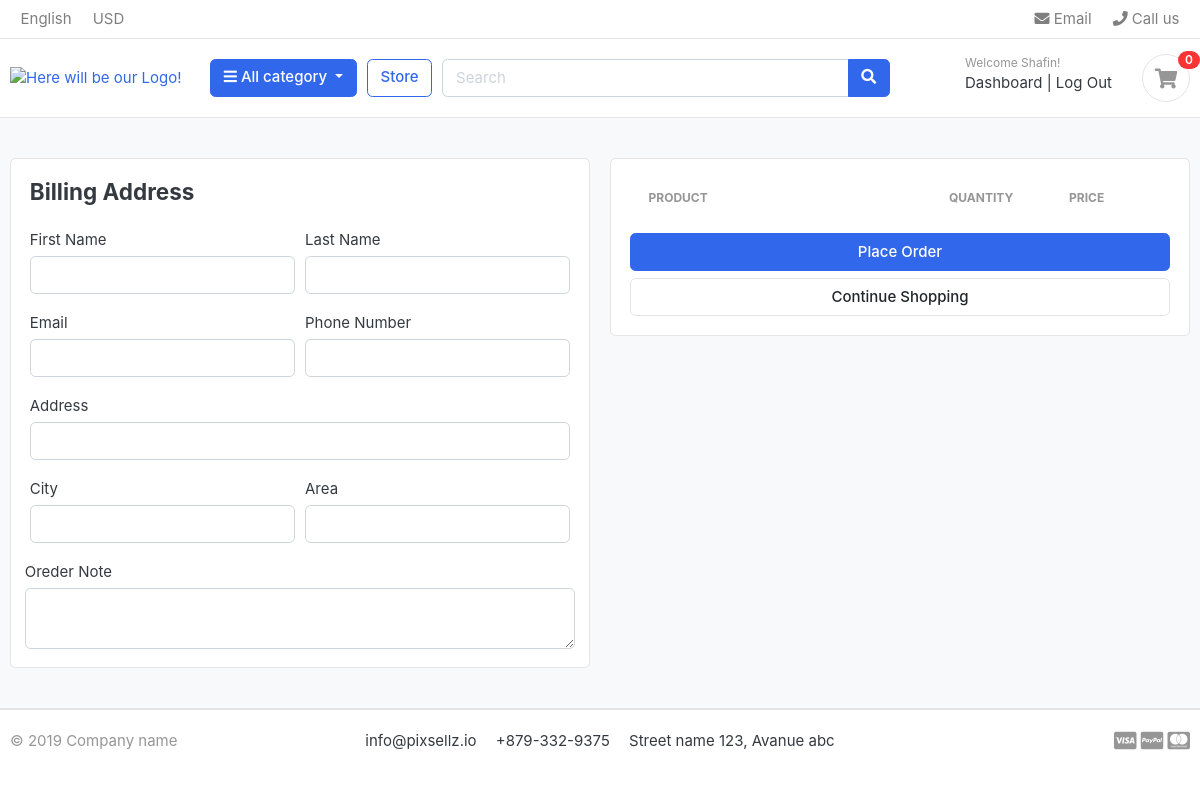
The page /cart/checkout/ (signed in) on the database as committed earlier.
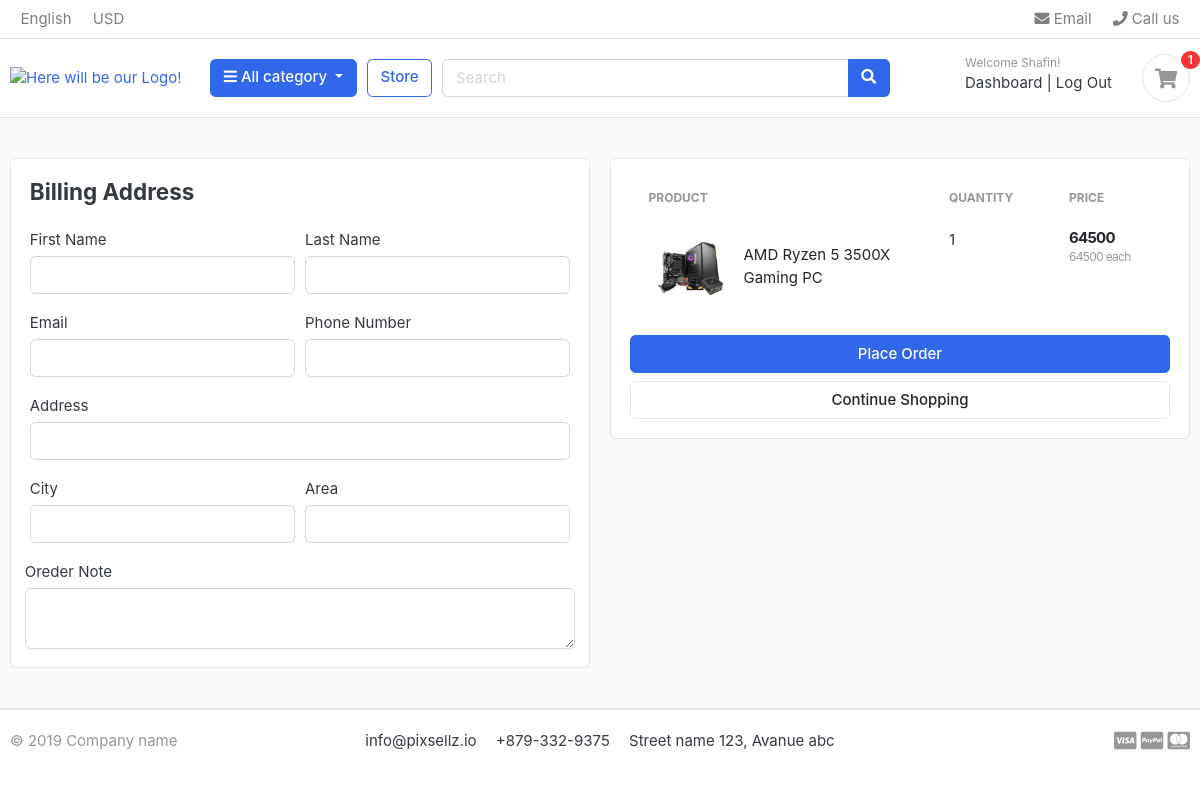
The same page on the database as committed later.
### carts/models.py (models this page shows, shortened)
class CartItem(models.Model):
	user = models.ForeignKey(Account, on_delete=models.CASCADE, null=True)
	product = models.ForeignKey(Product, on_delete=models.CASCADE)
	cart = models.ForeignKey(Cart, on_delete=models.CASCADE, null=True)
	quantity = models.IntegerField()
	is_active = models.BooleanField(default=True)
	def sub_total(self):
		return self.product.price * self.quantity
	class Meta:
		verbose_name = 'Cart items'
		verbose_name_plural = 'Cart Items'

### byteshop/models.py (models this page shows, shortened)
class Product(models.Model):
	product_name = models.CharField(max_length=200, unique=True)
	slug = models.SlugField(max_length=200, unique=True)
	description = models.TextField(max_length=500)
	price = models.IntegerField()
	product_image = models.ImageField(upload_to='product/images')
	stock = models.IntegerField()
	is_available = models.BooleanField(default=True)
	category = models.ForeignKey(Category, on_delete=models.CASCADE)
	created_date = models.DateTimeField(auto_now_add=True)
	modified_date = models.DateTimeField(auto_now=True)
	def get_url(self):
		return reverse('product_detail', args=[self.category.slug, self.slug],)

### carts/views.py (the view)
# urls.py: path('checkout/', views.checkout, name='checkout'),
@login_required(login_url='login')
def checkout(request, total=0, quantity=0, cart_items=None):
	try:
		if request.user.is_authenticated:
			cart_items = CartItem.objects.filter(user=request.user, is_active=True)
		else:
			cart = Cart.objects.get(cart_id=_cart_id(request))
			cart_items = CartItem.objects.filter(cart=cart, is_active=True)
		for cart_item in cart_items:
			total += (cart_item.product.price * cart_item.quantity)
			quantity += cart_item.quantity
	except ObjectDoesNotExist:
		pass
	context = {
		'total': total,
		'quantity': quantity,
		'cart_items': cart_items,
	}
	return render(request, 'byteshop/checkout.html', context)

### carts/context_processor.py (called while the page is built)
def counter(request):
	cart_count = 0
	try:
		cart = Cart.objects.filter(cart_id=_cart_id(request))
		if request.user.is_authenticated:
			cart_items = CartItem.objects.all().filter(user=request.user)
		else:
			cart_items = CartItem.objects.all().filter(cart=cart[:1])
		for cart_item in cart_items:
			cart_count += cart_item.quantity
	except Cart.DoesNotExist:
		cart_count = 0
	return dict(cart_count=cart_count)

### carts/views.py (called while the page is built)
def _cart_id(request):						# private funtion
	cart = request.session.session_key
	if not cart:
		cart = request.session.create()
	return cart

### category/context_processor.py (called while the page is built)
def menu_links(request):
	links = Category.objects.all()
	return dict(links=links)

### category/models.py (called while the page is built)
	def get_url(self):
		return reverse('products_by_category', args=[self.slug])

### templates/byteshop/checkout.html (shortened to what this page needs)
{% extends 'base.html' %}
{% block content %}
<section class="section-content padding-y bg">
	<div class="container">
		<div class="row">
			<aside class="col-lg-6">
				<div class="card">
					<div class="card-body">
						<h4 class="card-title mb-4">Billing Address</h4>
						<form action="" method="POST">
							<div class="form-row">
								<div class="col form-group">
									<label for="">First Name</label>
									<input type="text" name="first_name" class="form-control" require>
								</div>
								<div class="col form-group">
									<label for="">Last Name</label>
									<input type="text" name="last_name" class="form-control" required>
								</div>
							</div>
							<div class="form-row">
								<div class="col form-group">
									<label for="">Email</label>
									<input type="type" name="email" class="form-control" required>
								</div>
								<div class="col form-group">
									<label for="">Phone Number</label>
									<input type="text" name="phone" class="form-control" required>
								</div>
							</div>
							<div class="form-row">
								<div class="col form-group">
									<label for="">Address</label>
									<input type="text" name="address" class="form-control" required>
								</div>
							</div>
							<div class="form-row">
								<div class="col form-group">
									<label for="">City</label>
									<input type="text" name="address" class="form-control" required>
								</div>
								<div class="col form-group">
									<label for="">Area</label>
									<input type="text" name="area" class="form-control">
								</div>
							</div>
							<div class="form-row">
								<label for="">Oreder Note</label>
								<textarea class="form-control" name="order_note" rows="2"></textarea>
							</div>
					</div>
				</div>
			</aside>
			<aside class="col-lg-6">
				<div class="card">
					<div class="card-body">
						<table class="table table-borderless table-shopping-cart">
							<thead class="text-muted">
								<tr class="small text-uppercase">
									<th scope="col">Product</th>
									<th scope="col" width="120">Quantity</th>
									<th scope="col" width="120">Price</th>
								</tr>
							</thead>
							<tbody>
								{% for cart_item in cart_items %}
								<tr>
									<td>
										<figure class="itemside align-items-center">
											<div class="aside"><img src="{{ cart_item.product.product_image.url }}" class="img-sm"></div>
											<figcaption class="info">
												<a href="{{ cart_item.product.get_url }}" class="title text-dark">{{ cart_item.product.product_name }}</a>
											</figcaption>
										</figure>
									</td>
									<td>
										<label>{{ cart_item.quantity }}</label>
									</td>
									<td>
										<div class="price-wrap">
											<var class="price">{{ cart_item.sub_total }}</var>
											<small class="text-muted">{{ cart_item.product.price }} each</small>
										</div>
									</td>
								</tr>
								{% endfor %}
							</tbody>
						</table>
            <button class="btn btn-primary btn-block" type="submit" name="submit">Place Order</button>
						<a href="{% url 'store' %}" class="btn btn-light btn-block">Continue Shopping</a>
					</div>
				</div>
			</aside>
		</div>
	</div>
</section>
{% endblock %}

### templates/includes/navbar.html (shortened to what this page needs)
{% load static %}
<header class="section-header">
   <nav class="navbar p-md-0 navbar-expand-sm navbar-light border-bottom">
      <div class="container">
         <div class="collapse navbar-collapse" id="navbarTop4">
            <ul class="navbar-nav mr-auto">
               <li class="nav-item dropdown">
                  <a href="#" class="nav-link">   English </a>
               </li>
               <li class="nav-item dropdown">
                  <a href="#" class="nav-link"> USD </a>
               </li>
            </ul>
            <ul class="navbar-nav">
               <li><a href="#" class="nav-link"> <i class="fa fa-envelope"></i> Email </a></li>
               <li><a href="#" class="nav-link"> <i class="fa fa-phone"></i> Call us </a></li>
            </ul>
         </div>
      </div>
   </nav>
   <section class="header-main border-bottom">
      <div class="container">
         <div class="row align-items-center">
            <div class="col-lg-2 col-md-3 col-6">
               <a href="{% url 'home' %}" class="brand-wrap">
               <img class="logo" src="{% static './images/logos.png' %}" alt="Here will be our Logo!">
               </a>
            </div>
            <div class="col-lg col-sm col-md col-6 flex-grow-0">
               <div class="category-wrap dropdown d-inline-block float-right">
                  <button type="button" class="btn btn-primary dropdown-toggle" data-toggle="dropdown">
                  <i class="fa fa-bars"></i> All category
                  </button>
               </div>
            </div>
            <a href="{% url 'store' %}" class="btn btn-outline-primary">Store</a>
            <div class="col-lg  col-md-6 col-sm-12 col">
               <form action="{% url 'search' %}" class="search" method="GET">
                  <div class="input-group w-100">
                     <input type="text" id="tags" class="form-control" style="width:60%;" placeholder="Search" name="keyword">
                     <div class="input-group-append">
                        <button class="btn btn-primary" type="submit">
                        <i class="fa fa-search"></i>
                        </button>
                     </div>
                  </div>
               </form>
            </div>
            <div class="col-lg-3 col-sm-6 col-8 order-2 order-lg-3">
               <div class="d-flex justify-content-end mb-3 mb-lg-0">
                  {% if user.id is None %}
                  <div class="widget-header">
                     <small class="title text-muted">Welcome guest!</small>
                     <div>
                        <a href="{% url 'register' %}">Register</a> <span class="dark-transp"> | </span>
                        <a href="{% url 'login' %}"> Sign in</a>
                     </div>
                  </div>
                  {% else %}
                  <div class="widget-header">
                     <small class="title text-muted">Welcome {{ user.first_name }}!</small>
                     <div>
                        <a href="{% url 'dashboard' %}">Dashboard</a> <span class="dark-transp"> | </span>
                        <a href="{% url 'logout' %}">Log Out</a>
                     </div>
                  </div>
                  {% endif %}
                  <a href="{% url 'cart' %}" class="widget-header pl-3 ml-3">
                     <div class="icon icon-sm rounded-circle border"><i class="fa fa-shopping-cart"></i></div>
                     <span class="badge badge-pill badge-danger notify">{{ cart_count }}</span>
                  </a>
               </div>
            </div>
         </div>
      </div>
   </section>
</header>

Rows that differ between the two databases and show on the page:
added CartItem: product.product_image (picture), product.product_name "AMD Ryzen 5 3500X Gaming PC", quantity "1", sub_total "64500", product.price "64500"
Other text that changed with them:
{{ cart_count }}: "0" → "1"
